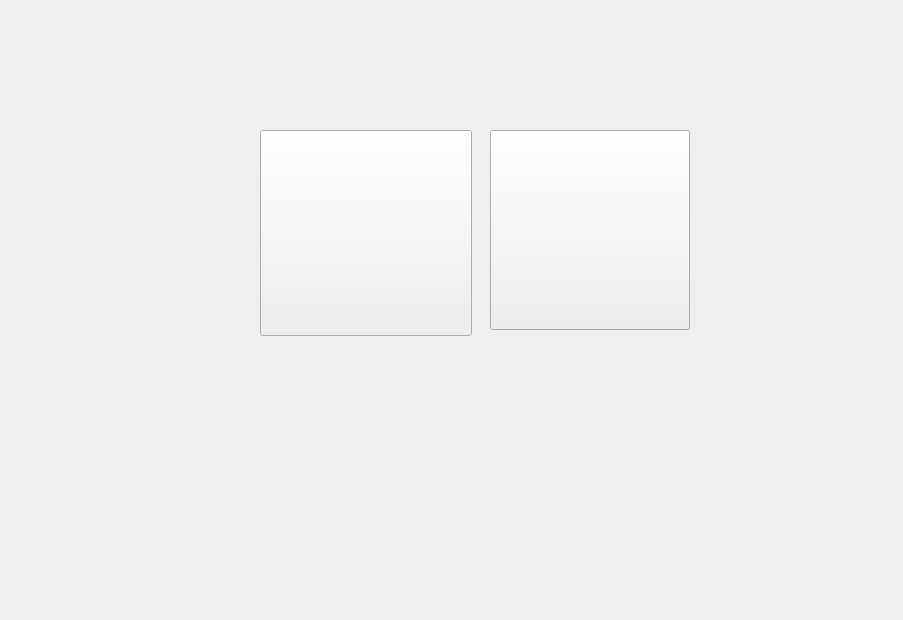
<?xml version="1.0" encoding="UTF-8"?>
<ui version="4.0">
 <class>MainWindowClass</class>
 <widget class="QMainWindow" name="MainWindowClass">
  <property name="geometry">
   <rect>
    <x>0</x>
    <y>0</y>
    <width>903</width>
    <height>620</height>
   </rect>
  </property>
  <property name="windowTitle">
   <string>MainWindow</string>
  </property>
  <widget class="QWidget" name="centralWidget">
   <property name="enabled">
    <bool>true</bool>
   </property>
   <widget class="QPushButton" name="pushButton">
    <property name="geometry">
     <rect>
      <x>260</x>
      <y>130</y>
      <width>212</width>
      <height>206</height>
     </rect>
    </property>
    <property name="text">
     <string/>
    </property>
    <property name="icon">
     <iconset resource="mainwindow.qrc">
      <normaloff>:/MainWindow/img/setting_attention.png</normaloff>:/MainWindow/img/setting_attention.png</iconset>
    </property>
    <property name="iconSize">
     <size>
      <width>200</width>
      <height>200</height>
     </size>
    </property>
   </widget>
   <widget class="QPushButton" name="pushButton_2">
    <property name="geometry">
     <rect>
      <x>490</x>
      <y>130</y>
      <width>200</width>
      <height>200</height>
     </rect>
    </property>
    <property name="text">
     <string/>
    </property>
    <property name="icon">
     <iconset resource="mainwindow.qrc">
      <normaloff>:/MainWindow/img/setting_attention.png</normaloff>:/MainWindow/img/setting_attention.png</iconset>
    </property>
    <property name="iconSize">
     <size>
      <width>200</width>
      <height>200</height>
     </size>
    </property>
   </widget>
  </widget>
 </widget>
 <layoutdefault spacing="6" margin="11"/>
 <resources>
  <include location="mainwindow.qrc"/>
 </resources>
 <connections/>
</ui>
